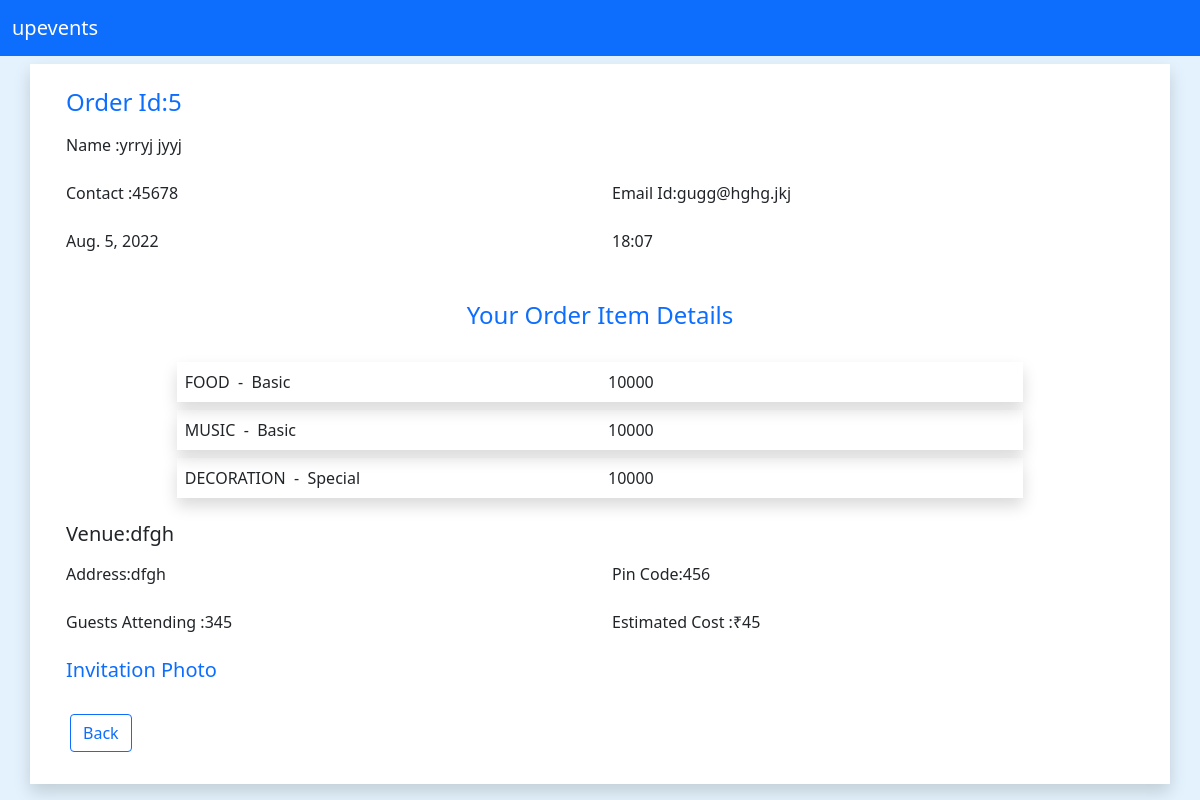
/organiser/userorderinfo/5 (signed in), run on an earlier commit of the app's database.
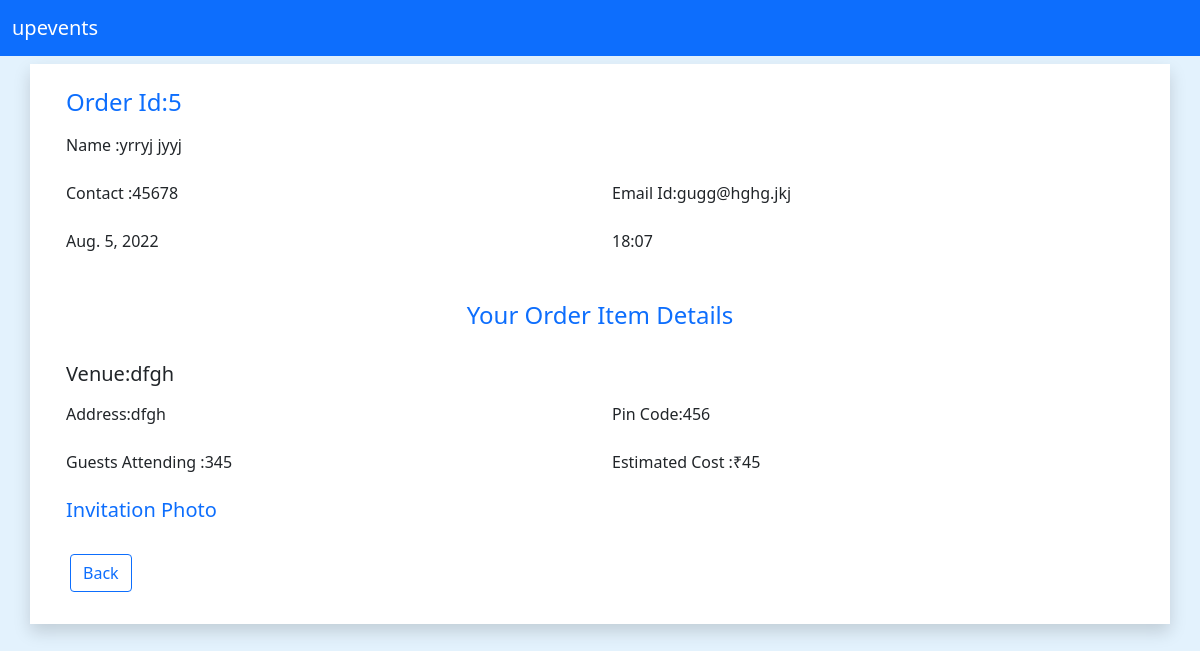
And on a later commit of the database.
### user/models.py (models this page shows, shortened)
class Order(models.Model):
    order_id=models.AutoField(primary_key=True)
    user_name=models.CharField(max_length=30)
    name=models.CharField(max_length=70)
    mbl_no=models.CharField(max_length=70)
    email=models.CharField(max_length=70)
    date=models.DateField()
    time=models.CharField(max_length=70)
    est_people=models.IntegerField()
    venue=models.CharField(max_length=70)
    venue_address=models.CharField(max_length=300)
    venue_pin=models.CharField(max_length=70)
    est_cost=models.IntegerField()
    invite_image=models.URLField()
    order_items=models.TextField(default='')

### organiser/models.py (models this page shows, shortened)
class Package(models.Model):
    Type_choice=(
        ('FOOD','FOOD'),
        ('DECORATION','DECORATION'),
        ('MUSIC','MUSIC'),
        ('STAGE PROGRAM','STAGE PROGRAM')
    )
    package_id=models.AutoField(primary_key=True)
    package_title=models.CharField(max_length=50,default="")
    category=models.CharField(max_length=30,choices=Type_choice,default='MUSIC')
    package_image=models.ImageField(upload_to='Package/images', default="")
    package_desc=models.TextField(max_length=300, default="" )
    package_price=models.IntegerField(default=10000)

### organiser/views.py (the view)
# urls.py: path('userorderinfo/<int:order_id>',views.userorderinfo,name='userorderinfo'),
def userorderinfo(request,order_id):
    order_details=Order.objects.filter(order_id=order_id)
    for i in order_details:
        order_item_list=json.loads(i.order_items)
    package_object=[]# list contain ordered package details
    for i in order_item_list:
        package_object.append(Package.objects.filter(package_id=i))
    return render(request,'organiser/userorderinfo.html',{'order_details':order_details,'order_item_list': package_object})

### organiser/templates/organiser/userorderinfo.html (shortened to what this page needs)
<!doctype html>
<html lang="en">
<head>
    <link href="https://cdn.jsdelivr.net/npm/bootstrap@5.0.2/dist/css/bootstrap.min.css" rel="stylesheet"
>
</head>
<body style="background-color:#E3F2FD ;">
    <nav class="navbar navbar-expand-lg navbar-dark bg-primary ">
        <div class="container-fluid">
          <a class="navbar-brand" href="/user">upevents</a>
        </div>
    </nav>
    {% if user.is_authenticated %}
    {% for i in order_details %}
    <div class="container shadow m-2 p-3 mx-auto bg-white">
        <div class="row m-2"><h4 class="text-primary">Order Id:{{i.order_id}}</h4></div>
        <div class="row m-2"><p>Name :{{i.name}}</p></div>
        <div class="row m-2">
            <div class="col"><p>Contact :{{i.mbl_no}}</p></div>
            <div class="col"><p>Email Id:{{i.email}}</p></div>
        </div>
        <div class="row m-2">
            <div class="col"><p>{{i.date}}</p></div>
            <div class="col"><p>{{i.time}}</p></div>
        </div>
        <div class="row m-4 text-center">
            <div class="col mt-2 text-primary"><h4>Your Order Item Details</h4></div>
        </div>
        <div class="container " style="width: 80%;">
            {% for j in order_item_list %}
            {% for l in j %}
            <div class="row m-2 shadow">
                <div class="col  p-2">
                    {{l.category}}&nbsp;&nbsp;-&nbsp;&nbsp;{{l.package_title}}
                </div>
                <div class="col  p-2">
                    {{l.package_price}}
                </div>
            </div>
            {% endfor %}
            {% endfor %}
        </div>
        <div class="row m-2 mt-4">
            <div class="col"><h5>Venue:{{i.venue}}</h5></div>
        </div>
        <div class="row m-2 ">
            <div class="col"><p>Address:{{i.venue_address}}</p></div>
            <div class="col"><p>Pin Code:{{i.venue_pin}}</p></div>
        </div>
        <div class="row m-2">
            <div class="col"><p>Guests Attending :{{i.est_people}} </p></div>
            <div class="col"><p>Estimated Cost :₹{{i.est_cost}} </p> </div>
        </div>
        <div class="row m-2">
            <h5 class="text-primary">Invitation Photo</h5>
        </div>
        <div class="row justify-content-left">
            <a href="/organiser" class="m-3"> <button class="btn btn-outline-primary mx-2" type="button">Back </button></a>
        </div>
    </div>
    {% endfor %}
    {% else %}
<h3 class="text-center my-4">Please Log in</h3>
<div class="container my-4 text-center">
<a href="/login" class="btn btn-outline-primary mx-2 " type="button">Login</a>
</div>
{%endif%}
</body>
</html>

What changed in the data, as far as the page shows it:
removed Package: category "FOOD", package_title "Basic", package_price "10000"
removed Package: category "MUSIC", package_title "Basic", package_price "10000"
removed Package: category "DECORATION", package_title "Special", package_price "10000"
